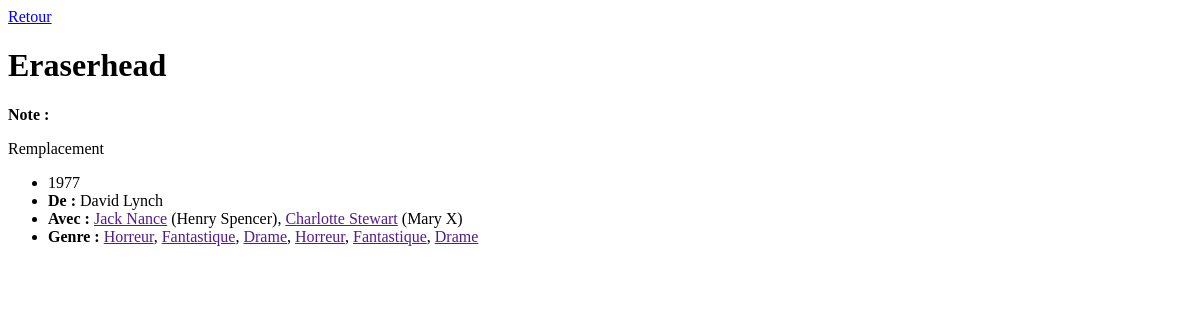
The page /films/film.php?id=1 on the database its author committed.
### tables this page shows
CREATE TABLE IF NOT EXISTS `film` (
  `id_film` int(11) NOT NULL AUTO_INCREMENT,
  `titre` varchar(50) NOT NULL,
  `annee_sortie` date NOT NULL,
  `duree` int(11) NOT NULL,
  `synopsis` text,
  `affiche` varchar(255) DEFAULT NULL,
  `note` tinyint(4) DEFAULT NULL,
  `id_realisateur` int(11) NOT NULL,
  PRIMARY KEY (`id_film`),
  KEY `film_realisateur_FK` (`id_realisateur`),
  CONSTRAINT `film_realisateur_FK` FOREIGN KEY (`id_realisateur`) REFERENCES `realisateur` (`id_realisateur`)
);

### films/film.php (the view, shortened to what this page needs)
<?php
include "./connexion.php";
$query = "SELECT DISTINCT f.id_film, titre, note, affiche, CONCAT(prenom_realisateur, ' ', nom_realisateur) AS np_realisateur, YEAR(annee_sortie) AS sortie, synopsis, GROUP_CONCAT(CONCAT(prenom_acteur, ' ', nom_acteur) SEPARATOR '#') AS acteurs, GROUP_CONCAT(nom_role SEPARATOR '#') AS roles, GROUP_CONCAT(nom_genre SEPARATOR '#') AS genres
FROM film f INNER JOIN realisateur r ON f.id_realisateur = r.id_realisateur INNER JOIN casting c ON f.id_film = c.id_film
INNER JOIN role ro ON c.id_role = ro.id_role
INNER JOIN acteur a ON c.id_acteur = a.id_acteur
INNER JOIN style_film sf ON f.id_film = sf.id_film
INNER JOIN genre g ON sf.id_genre = g.id_genre
WHERE f.id_film = ? GROUP BY c.id_film";
$reponse = $bdd->prepare($query);
if(isset($_GET['id'])){
    $reponse->execute(array($_GET['id']));
} else {
    echo "failed";
}
while ($film = $reponse->fetch()) {
    $titre = $film['titre'];
    $affiche = $film['affiche'] ? '<img data-src="'.$film['affiche'].'" alt="" class="uk-height-medium uk-border-rounded" uk-img>' : 'Remplacement';
    $sortie = $film['sortie'] ? $film['sortie'] : 'Date de sortie inconnue';
    $real = $film['np_realisateur'];
    $note = displayRating($film['note']);
    $arr1 = explode('#', $film['acteurs']);
    $arr2 = explode('#', $film['roles']);
    $distribution = array_combine($arr1, $arr2);
    $genres = explode('#', $film['genres']);
    ?>
    </head>
<body>
        <div class="uk-padding">
            <nav class="uk-navbar-container" uk-navbar><span class="uk-navbar-left" uk-icon="chevron-left"></span><a href="index.php">Retour</a></nav>
            <h1><?= $titre ?></h1>
            <p><strong>Note :</strong> <?= $note ?></p>
            <?= $affiche ?>
            <ul class="uk-list uk-list-collapse">
                <li><?= $sortie ?></li>
                <li><strong>De :</strong> <?= $real ?></li>
                <li><strong>Avec :</strong>
                    <?php foreach ($distribution as $acteur => $role): ?>
                        <span><a href=""><?= $acteur ?></a> (<?= $role ?>)<?= (next($distribution)) ? ', ' : '' ?></span>
                    <?php endforeach; ?>
                </li>
                <li><strong>Genre :</strong>
                    <?php foreach ($genres as $genre): ?>
                        <span><a href=""><?= $genre ?></a><?= (next($genres)) ? ', ' : '' ?></span>
                    <?php endforeach; ?>
                </li>
            </ul>
<?php }  ?>
        </div>

### rows shown on the page
film: titre "Eraserhead", shows "Remplacement", sortie "1977", real "David Lynch", acteur "Jack Nance", role "Henry Spencer", acteur "Charlotte Stewart", role "Mary X", genre "Horreur", genre "Fantastique", genre "Drame"
